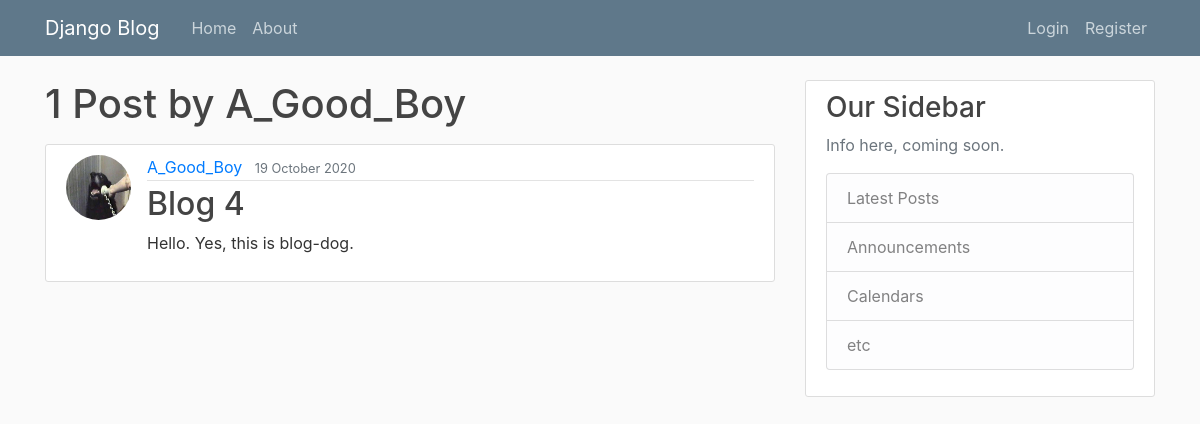
Before: /user/A_Good_Boy/ with the older database file.
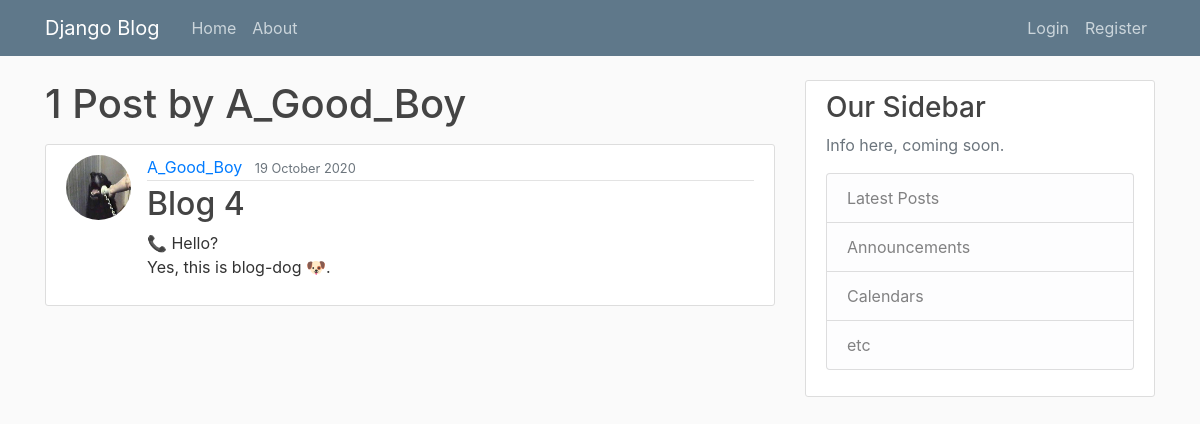
After: the same page with the newer database file.
### blog/models.py (models this page shows, shortened)
class Post(models.Model):
    title = models.CharField(max_length=100)
    content = models.TextField()
    date_posted = models.DateTimeField(default=timezone.now)
    author = models.ForeignKey(User, on_delete=models.CASCADE)

### users/models.py (models this page shows, shortened)
class Profile(models.Model):
    user = models.OneToOneField(User, on_delete=models.CASCADE)
    image = models.ImageField(default='default.jpg', upload_to='profile_pics')

### blog/views.py (the view)
# urls.py: path('user/<str:username>/', UserPostListView.as_view(), name='user-posts'),
class UserPostListView(ListView):
    model = Post
    template_name = 'blog/user_posts.html'
    context_object_name = 'posts'
    paginate_by = 5
    def get_queryset(self):
        user = get_object_or_404(User, username=self.kwargs.get('username'))
        return Post.objects.filter(author=user).order_by('-date_posted')

### blog/templates/blog/user_posts.html (shortened to what this page needs)
{% extends "blog/base.html" %}
{% block content %}
    <h1 class="mb-3">{{ page_obj.paginator.count }} Post{{ page_obj.paginator.count|pluralize }} by {{ view.kwargs.username }}</h1>
    {% for post in posts %}
        <article class="media content-section">
            <img class="rounded-circle article-img" src="{{ post.author.profile.image.url }}">
            <div class="media-body">
                <div class="article-metadata">
                  <a class="mr-2" href="{% url 'user-posts' post.author.username %}">{{ post.author }}</a>
                  <small class="text-muted">{{ post.date_posted|date:"d F Y" }}</small>
                </div>
                <h2><a class="article-title" href="{% url 'post-detail' post.id %}">{{ post.title }}</a></h2>
                <p class="article-content">{{ post.content }}</p>
          </div>
        </article>
    {% endfor %}
{% endblock content %}

Changed rows visible on the page:
changed Post "Blog 4": content "Hello. Yes, this is blog-dog." → "📞 Hello? Yes, this is blog-dog 🐶."
